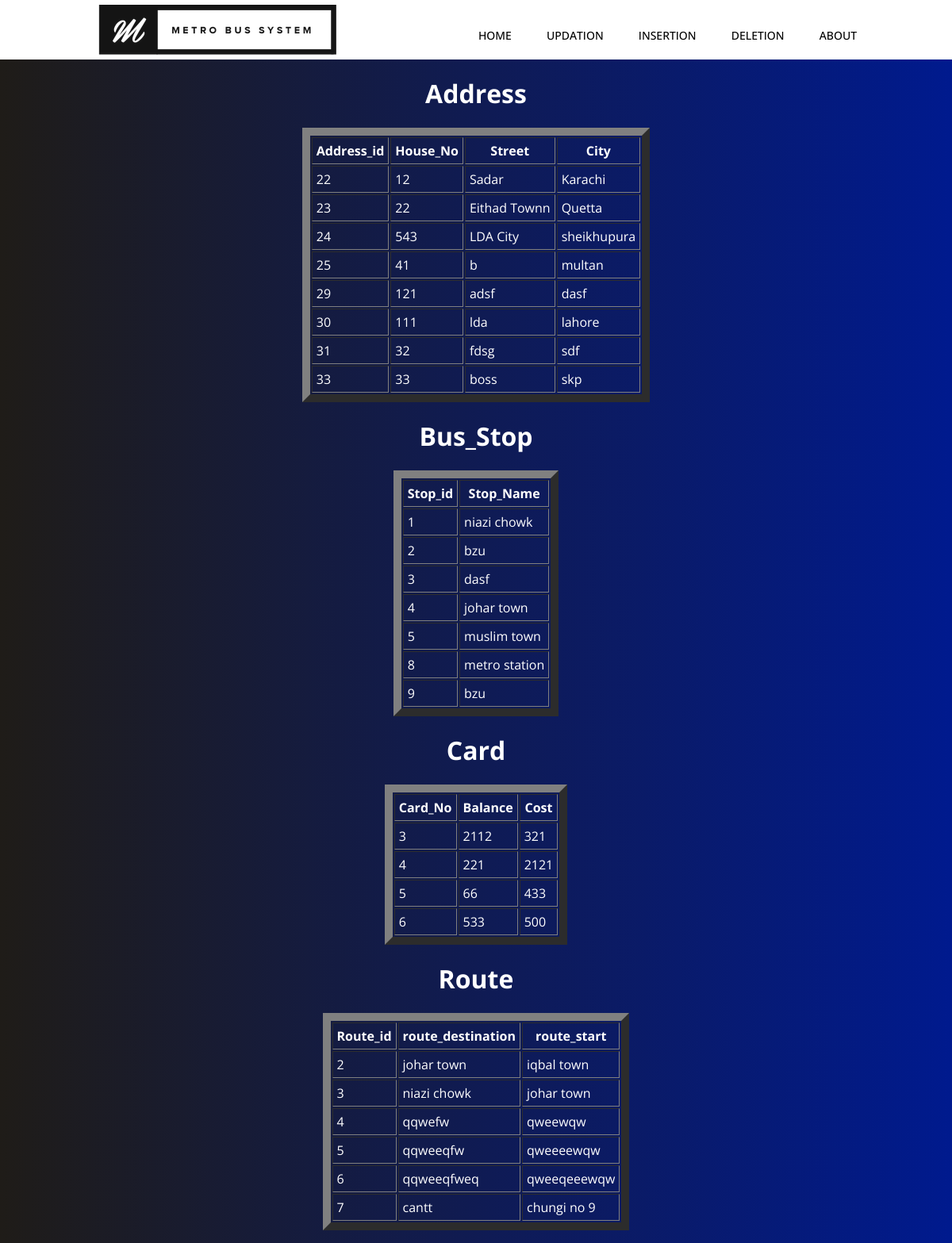
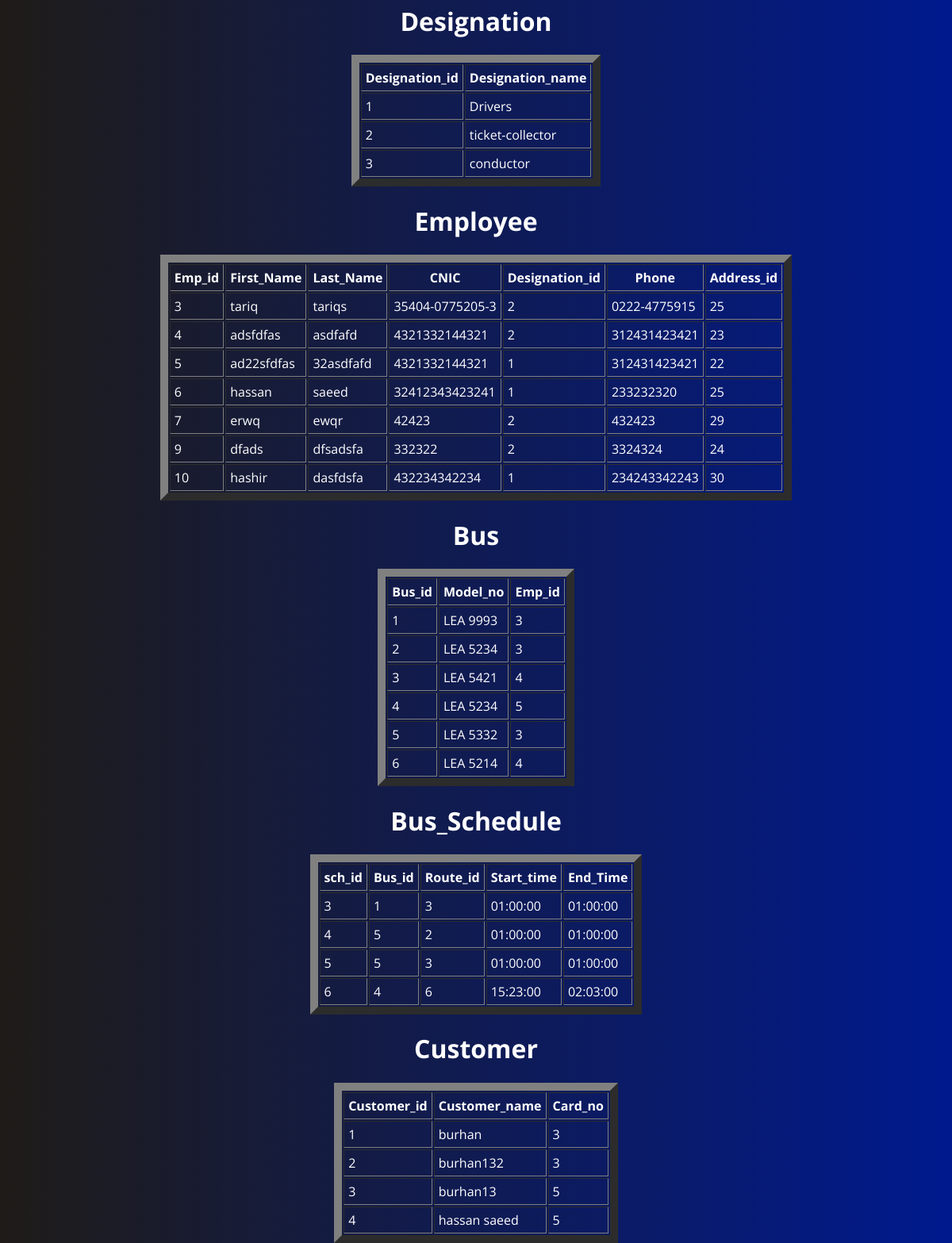
The page / on the database its author committed (2 pictures, top to bottom).
### tables this page shows
CREATE TABLE `Bus_Stop` (
  `Stop_id` int(11) NOT NULL,
  `Stop_name` varchar(255) DEFAULT NULL
);

CREATE TABLE `Card` (
  `Card_no` int(11) NOT NULL,
  `Balance` int(7) DEFAULT NULL,
  `Cost` int(7) DEFAULT NULL
);

CREATE TABLE `Route` (
  `Route_id` int(11) NOT NULL,
  `route_destination` varchar(255) DEFAULT NULL,
  `route_start` varchar(255) DEFAULT NULL
);

CREATE TABLE `Designation` (
  `Designation_id` int(11) NOT NULL,
  `Designation_Name` varchar(255) DEFAULT NULL
);

CREATE TABLE `Employee` (
  `Emp_id` int(11) NOT NULL,
  `First_Name` varchar(255) DEFAULT NULL,
  `Last_Name` varchar(255) DEFAULT NULL,
  `CNIC` varchar(255) DEFAULT NULL,
  `Designation_id` int(9) DEFAULT NULL,
  `Phone` varchar(255) DEFAULT NULL,
  `Address_id` int(9) DEFAULT NULL
);

CREATE TABLE `Bus` (
  `Bus_id` int(11) NOT NULL,
  `Model_No` varchar(255) DEFAULT NULL,
  `Emp_id` int(11) DEFAULT NULL
);

CREATE TABLE `Bus_Schedule` (
  `sch_id` int(11) NOT NULL,
  `Bus_id` int(11) DEFAULT NULL,
  `Route_id` int(11) DEFAULT NULL,
  `Start_time` time DEFAULT NULL,
  `End_time` time DEFAULT NULL
);

CREATE TABLE `Customer` (
  `Customer_id` int(11) NOT NULL,
  `Customer_name` varchar(255) DEFAULT NULL,
  `Card_no` int(9) DEFAULT NULL
);

### index.php (the view, shortened to what this page needs)
<html>
<head>
    <link rel="stylesheet" type="text/css" href="style.css?v=<?php echo time();?>">
    </head>
<body>
<header>
    <div class="container">
     <img src="img.png" alt="heading">
        <nav>
        <ul>
          <li><a href="index.php">Home</a></li>
       <li><a href="updation.php">Updation</a></li>
       <li><a href="insertion.php">Insertion</a></li>
       <li><a href="deletion.php">Deletion</a></li>
       <li><a href="about.php">About</a></li>
            </ul>
        </nav>
        </div>
    </header>
<div id="t1" >
     <?php
        $dbconnect=mysqli_connect('localhost','root','','project');
     $query=mysqli_query($dbconnect,"select * from addressn");
     ?>
    <table align="center" border="10" cellpadding="5"  >
     <tr>
         <h1 align="center">Address</h1>
       <th>Address_id</th>
        <th>House_No</th>
       <th>Street</th>
       <th>City</th>
        </tr>
        <?php
        while($rows=mysqli_fetch_assoc($query)){
            ?>
        <tr>
        <td><?php echo $rows['Address_id']; ?></td>
        <td><?php echo $rows['House_No']; ?></td>
        <td><?php echo $rows['Street']; ?></td>
        <td><?php echo $rows['City']; ?></td>
        </tr>
        <?php
        }
        ?>
     </table>
    </div>
<div id="t2" >
             <?php
        $dbconnect=mysqli_connect('localhost','root','','project');
     $query=mysqli_query($dbconnect,"select * from Bus_Stop");
     ?>
    <table align="center" border="10" cellpadding="5">
     <tr>
         <h1 align="center">Bus_Stop</h1>
       <th>Stop_id</th>
        <th>Stop_Name</th>
        </tr>
       <?php
        while($rows=mysqli_fetch_assoc($query)){
            ?>
        <tr>
        <td><?php echo $rows['Stop_id']; ?></td>
        <td><?php echo $rows['Stop_name']; ?></td>
        </tr>
        <?php
        }
        ?>
         </table>
    </div>
<div id="t3" >
              <?php
        $dbconnect=mysqli_connect('localhost','root','','project');
     $query=mysqli_query($dbconnect,"select * from Card");
     ?>
    <table align="center" border="10" cellpadding="5">
     <tr>
         <h1 align="center">Card</h1>
         <th>Card_No</th>
       <th>Balance</th>
        <th>Cost</th>
        </tr>
                  <?php
        while($rows=mysqli_fetch_assoc($query)){
            ?>
        <tr>
        <td><?php echo $rows['Card_no']; ?></td>
        <td><?php echo $rows['Balance']; ?></td>
        <td><?php echo $rows['Cost']; ?></td>
        </tr>
        <?php
        }
        ?>
         </table>
    </div>
<div id="t4" >
                 <?php
        $dbconnect=mysqli_connect('localhost','root','','project');
     $query=mysqli_query($dbconnect,"select * from Route");
     ?>
    <table align="center" border="10" cellpadding="5">
     <tr>
         <h1 align="center">Route</h1>
         <th>Route_id</th>
       <th>route_destination</th>
        <th>route_start</th>
        </tr>
                         <?php
        while($rows=mysqli_fetch_assoc($query)){
            ?>
        <tr>
        <td><?php echo $rows['Route_id']; ?></td>
        <td><?php echo $rows['route_destination']; ?></td>
        <td><?php echo $rows['route_start']; ?></td>
        </tr>
        <?php
        }
        ?>
      </table>
    </div>
<div id="t5" >
         <?php
        $dbconnect=mysqli_connect('localhost','root','','project');
     $query=mysqli_query($dbconnect,"select * from Designation");
     ?>
    <table align="center" border="10" cellpadding="5">
     <tr>
         <h1 align="center">Designation</h1>
         <th>Designation_id</th>
       <th>Designation_name</th>
        </tr>
                                 <?php
        while($rows=mysqli_fetch_assoc($query)){
            ?>
        <tr>
        <td><?php echo $rows['Designation_id']; ?></td>
        <td><?php echo $rows['Designation_Name']; ?></td>
        </tr>
        <?php
        }
        ?>
         </table>
    </div>
<div id="t6" >
         <?php
        $dbconnect=mysqli_connect('localhost','root','','project');
     $query=mysqli_query($dbconnect,"select * from Employee");
     ?>
    <table align="center" border="10" cellpadding="5">
     <tr>
         <h1 align="center" >Employee</h1>
                <th>Emp_id</th>
         <th>First_Name</th>
       <th>Last_Name</th>
       <th>CNIC</th>
       <th>Designation_id</th>
       <th>Phone</th>
       <th>Address_id</th>
        </tr>
                                               <?php
        while($rows=mysqli_fetch_assoc($query)){
            ?>
        <tr>
        <td><?php echo $rows['Emp_id']; ?></td>
        <td><?php echo $rows['First_Name']; ?></td>
        <td><?php echo $rows['Last_Name']; ?></td>
        <td><?php echo $rows['CNIC']; ?></td>
        <td><?php echo $rows['Designation_id']; ?></td>
        <td><?php echo $rows['Phone']; ?></td>
        <td><?php echo $rows['Address_id']; ?></td>
        </tr>
        <?php
        }
        ?>
         </table>
    </div>
<div id="t7" >
          <?php
        $dbconnect=mysqli_connect('localhost','root','','project');
     $query=mysqli_query($dbconnect,"select * from Bus");
     ?>
    <table align="center" border="10" cellpadding="5">
     <tr>
         <h1 align="center">Bus</h1>
         <th>Bus_id</th>
       <th>Model_no</th>
       <th>Emp_id</th>
        </tr>
         <?php
        while($rows=mysqli_fetch_assoc($query)){
            ?>
        <tr>
        <td><?php echo $rows['Bus_id']; ?></td>
        <td><?php echo $rows['Model_No']; ?></td>
        <td><?php echo $rows['Emp_id']; ?></td>
        </tr>
        <?php
        }
        ?>
         </table>
    </div>
<div id="t8" >
          <?php
        $dbconnect=mysqli_connect('localhost','root','','project');
     $query=mysqli_query($dbconnect,"select * from Bus_Schedule");
     ?>
    <table  align="center" border="10" cellpadding="5">
     <tr>
         <h1  align="center" >Bus_Schedule</h1>
         <th>sch_id</th>
       <th>Bus_id</th>
       <th>Route_id</th>
       <th>Start_time</th>
       <th>End_Time</th>
        </tr>
                  <?php
        while($rows=mysqli_fetch_assoc($query)){
            ?>
        <tr>
        <td><?php echo $rows['sch_id']; ?></td>
        <td><?php echo $rows['Bus_id']; ?></td>
        <td><?php echo $rows['Route_id']; ?></td>
        <td><?php echo $rows['Start_time']; ?></td>
        <td><?php echo $rows['End_time']; ?></td>
        </tr>
        <?php
        }
        ?>
         </table>
    </div>
<div id="t9" >
         <?php
        $dbconnect=mysqli_connect('localhost','root','','project');
     $query=mysqli_query($dbconnect,"select * from Customer");
     ?>
    <table align="center" border="10" cellpadding="5">
     <tr>
         <h1 align="center">Customer</h1>
         <th>Customer_id</th>
       <th>Customer_name</th>
       <th>Card_no</th>
        </tr>
                         <?php
        while($rows=mysqli_fetch_assoc($query)){
            ?>
        <tr>
        <td><?php echo $rows['Customer_id']; ?></td>
        <td><?php echo $rows['Customer_name']; ?></td>
        <td><?php echo $rows['Card_no']; ?></td>
        </tr>
        <?php
        }
        ?>
         </table>
    </div>
    </body>
</html>

### style.css (style rules this page uses)
body { margin: 0; background:white; font-family:'Open Sans', sans-serif; font-weight: 500; background: #001a8e; background: -webkit-linear-gradient(to right, #1F1C18, #001a8e); background: linear-gradient(to right, #1F1C18, #001a8e); color:white; }
h1 { font-family:'Open Sans', sans-serif; }
.container { width: 80%; margin:0 auto; }
header { background: white; }
header::after { content: ''; display: table; clear: both; }
nav { float: right; }
nav ul { margin: 0; padding: 0; list-style: none; }
nav li { display: inline-block; margin-left: 40px; padding-top: 35px; position: relative; }
nav a { color: black; text-decoration: none; text-transform: uppercase; font-size: 14px; }
nav a::before { content: ''; display: block; height: 5px; background-color:blue; position: absolute; top:20px; width: 0%; text-align: left; transition: all ease-in-out 200ms; }

### rows shown on the page
bus_stop: Stop_id "1", Stop_name "niazi chowk"
bus_stop: Stop_id "2", Stop_name "bzu"
bus_stop: Stop_id "3", Stop_name "dasf"
bus_stop: Stop_id "4", Stop_name "johar town"
bus_stop: Stop_id "5", Stop_name "muslim town"
bus_stop: Stop_id "8", Stop_name "metro station"
bus_stop: Stop_id "9", Stop_name "bzu"
card: Card_no "3", Balance "2112", Cost "321"
card: Card_no "4", Balance "221", Cost "2121"
card: Card_no "5", Balance "66", Cost "433"
card: Card_no "6", Balance "533", Cost "500"
route: Route_id "2", route_destination "johar town", route_start "iqbal town"
route: Route_id "3", route_destination "niazi chowk", route_start "johar town"
route: Route_id "4", route_destination "qqwefw", route_start "qweewqw"
route: Route_id "5", route_destination "qqweeqfw", route_start "qweeeewqw"
route: Route_id "6", route_destination "qqweeqfweq", route_start "qweeqeeewqw"
route: Route_id "7", route_destination "cantt", route_start "chungi no 9"
designation: Designation_id "1", Designation_Name "Drivers"
designation: Designation_id "2", Designation_Name "ticket-collector"
designation: Designation_id "3", Designation_Name "conductor"
employee: Emp_id "3", First_Name "tariq", Last_Name "tariqs", CNIC "35404-0775205-3", Designation "2", Phone "0222-4775915", Address "25"
employee: Emp_id "4", First_Name "adsfdfas", Last_Name "asdfafd", CNIC "4321332144321", Designation "2", Phone "312431423421", Address "23"
employee: Emp_id "5", First_Name "ad22sfdfas", Last_Name "32asdfafd", CNIC "4321332144321", Designation "1", Phone "312431423421", Address "22"
employee: Emp_id "6", First_Name "hassan", Last_Name "saeed", CNIC "32412343423241", Designation "1", Phone "233232320", Address "25"
employee: Emp_id "7", First_Name "erwq", Last_Name "ewqr", CNIC "42423", Designation "2", Phone "432423", Address "29"
employee: Emp_id "9", First_Name "dfads", Last_Name "dfsadsfa", CNIC "332322", Designation "2", Phone "3324324", Address "24"
employee: Emp_id "10", First_Name "hashir", Last_Name "dasfdsfa", CNIC "432234342234", Designation "1", Phone "234243342243", Address "30"
bus: Bus_id "1", Model_No "LEA 9993", Emp "3"
bus: Bus_id "2", Model_No "LEA 5234", Emp "3"
bus: Bus_id "3", Model_No "LEA 5421", Emp "4"
bus: Bus_id "4", Model_No "LEA 5234", Emp "5"
bus: Bus_id "5", Model_No "LEA 5332", Emp "3"
bus: Bus_id "6", Model_No "LEA 5214", Emp "4"
bus_schedule: sch_id "3", Bus "1", Route "3", Start_time "01:00:00", End_time "01:00:00"
bus_schedule: sch_id "4", Bus "5", Route "2", Start_time "01:00:00", End_time "01:00:00"
bus_schedule: sch_id "5", Bus "5", Route "3", Start_time "01:00:00", End_time "01:00:00"
bus_schedule: sch_id "6", Bus "4", Route "6", Start_time "15:23:00", End_time "02:03:00"
customer: Customer_id "1", Customer_name "burhan", Card_no "3"
customer: Customer_id "2", Customer_name "burhan132", Card_no "3"
customer: Customer_id "3", Customer_name "burhan13", Card_no "5"
customer: Customer_id "4", Customer_name "hassan saeed", Card_no "5"

### other values the page prints
$rows['Address_id'] "22"
$rows['House_No'] "12"
$rows['Street'] "Sadar"
$rows['City'] "Karachi"
$rows['Address_id'] "23"
$rows['House_No'] "22"
$rows['Street'] "Eithad Townn"
$rows['City'] "Quetta"
$rows['Address_id'] "24"
$rows['House_No'] "543"
$rows['Street'] "LDA City"
$rows['City'] "sheikhupura"
$rows['Address_id'] "25"
$rows['House_No'] "41"
$rows['Street'] "b"
